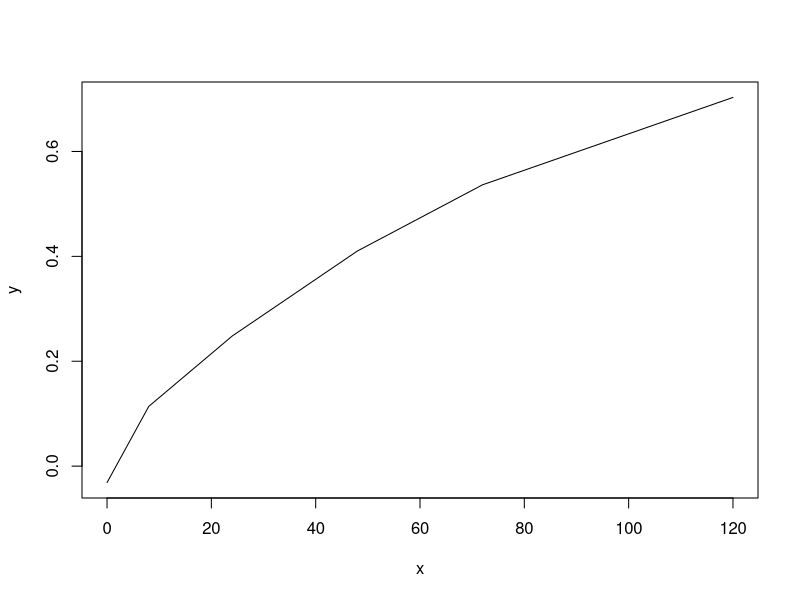

The R script that drew this image:
library(stats)
y<-c(-0.03141, 0.11393, 0.24809, 0.41024, 0.53651, 0.7031)
x<-c(0,8,24,48,72,120)
plot(y~x,type="l")
fit<-nls(y~a*(1-exp(-b*x)), start=list(a=0.8,b=0.01))
summary(fit)$parameters
